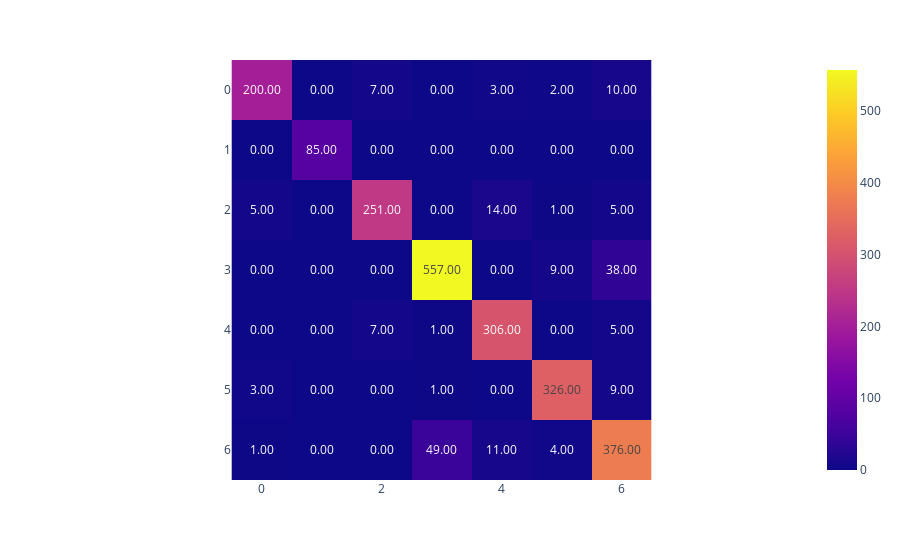
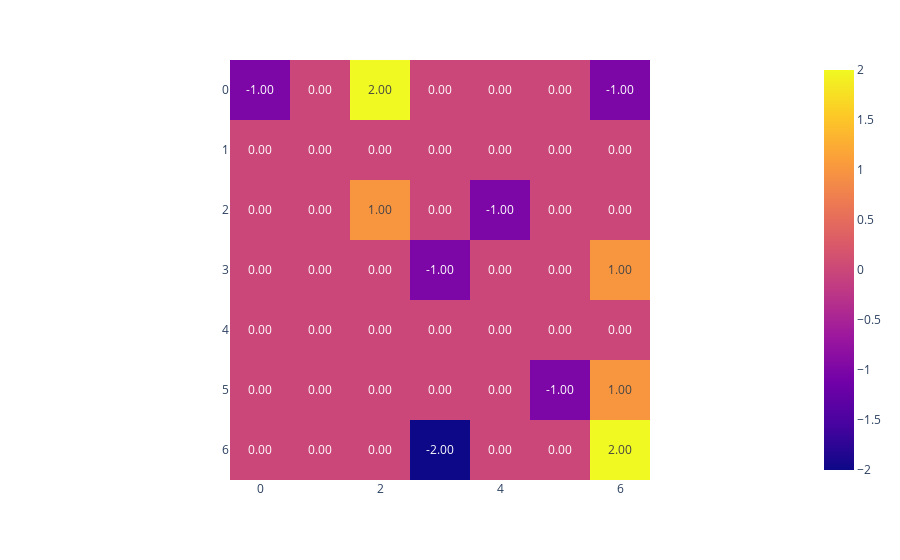

Notebook code cell kept with these figures, in order:
### Markdown cell above
### SVM

### Code cell
#tu encodowane dane dają błąd 
svm = SVC(kernel='linear', C=1, random_state=42, decision_function_shape='ovo').fit(X_train, y_train)
print("SVM accuracy: {:.2f}".format(svm.score(X_val, y_val)))
print("SVM f1 score: {:.2f}".format(sklearn.metrics.f1_score(y_val, svm.predict(X_val), average='weighted')))
#uwaga na zmiane parametrow bo moze sie robic kilka dni
y_pred = svm.predict(X_val)
report = classification_report(y_val, y_pred)
print("Report:\n", report)

cm1 = confusion_matrix(y_val, y_pred)
#print(f"confusion matrix:")
#print(cm)

fig = px.imshow(confusion_matrix(y_val, y_pred),text_auto='.2f')
fig.show()


print("AFTER FEATURE SELECTION:\n")
svm = SVC(kernel='linear', C=1, random_state=42, decision_function_shape='ovo').fit(X_train_filtered, y_train)
print("SVM accuracy: {:.2f}".format(svm.score(X_val_filtered, y_val)))
print("SVM f1 score: {:.2f}".format(sklearn.metrics.f1_score(y_val, svm.predict(X_val_filtered), average='weighted')))
y_pred = svm.predict(X_val_filtered)

report = classification_report(y_val, y_pred)
print("Report:\n", report)

#print(f"confusion matrix:")
#print(cm)
cm2 = confusion_matrix(y_val, y_pred)
cm3 = cm2 - cm1

fig = px.imshow(cm3,text_auto='.2f')
fig.show()

### Figure 1 — Plotly figure (JSON) as saved in the notebook; plotly's stock layout.template omitted (floating-point values rounded to 4 significant figures)
{"data": [{"coloraxis": "coloraxis", "hovertemplate": "x: %{x}<br>y: %{y}<br>color: %{z}<extra></extra>", "name": "0", "texttemplate": "%{z:.2f}", "type": "heatmap", "xaxis": "x", "yaxis": "y", "z": [[200, 0, 7, 0, 3, 2, 10], [0, 85, 0, 0, 0, 0, 0], [5, 0, 251, 0, 14, 1, 5], [0, 0, 0, 557, 0, 9, 38], [0, 0, 7, 1, 306, 0, 5], [3, 0, 0, 1, 0, 326, 9], [1, 0, 0, 49, 11, 4, 376]]}], "layout": {"coloraxis": {"colorscale": [[0, "#0d0887"], [0.1111, "#46039f"], [0.2222, "#7201a8"], [0.3333, "#9c179e"], [0.4444, "#bd3786"], [0.5556, "#d8576b"], [0.6667, "#ed7953"], [0.7778, "#fb9f3a"], [0.8889, "#fdca26"], [1, "#f0f921"]]}, "margin": {"t": 60}, "xaxis": {"anchor": "y", "constrain": "domain", "domain": [0, 1], "scaleanchor": "y"}, "yaxis": {"anchor": "x", "autorange": "reversed", "constrain": "domain", "domain": [0, 1]}}}

### Figure 2 — Plotly figure (JSON) as saved in the notebook; plotly's stock layout.template omitted (floating-point values rounded to 4 significant figures)
{"data": [{"coloraxis": "coloraxis", "hovertemplate": "x: %{x}<br>y: %{y}<br>color: %{z}<extra></extra>", "name": "0", "texttemplate": "%{z:.2f}", "type": "heatmap", "xaxis": "x", "yaxis": "y", "z": [[-1, 0, 2, 0, 0, 0, -1], [0, 0, 0, 0, 0, 0, 0], [0, 0, 1, 0, -1, 0, 0], [0, 0, 0, -1, 0, 0, 1], [0, 0, 0, 0, 0, 0, 0], [0, 0, 0, 0, 0, -1, 1], [0, 0, 0, -2, 0, 0, 2]]}], "layout": {"coloraxis": {"colorscale": [[0, "#0d0887"], [0.1111, "#46039f"], [0.2222, "#7201a8"], [0.3333, "#9c179e"], [0.4444, "#bd3786"], [0.5556, "#d8576b"], [0.6667, "#ed7953"], [0.7778, "#fb9f3a"], [0.8889, "#fdca26"], [1, "#f0f921"]]}, "margin": {"t": 60}, "xaxis": {"anchor": "y", "constrain": "domain", "domain": [0, 1], "scaleanchor": "y"}, "yaxis": {"anchor": "x", "autorange": "reversed", "constrain": "domain", "domain": [0, 1]}}}
